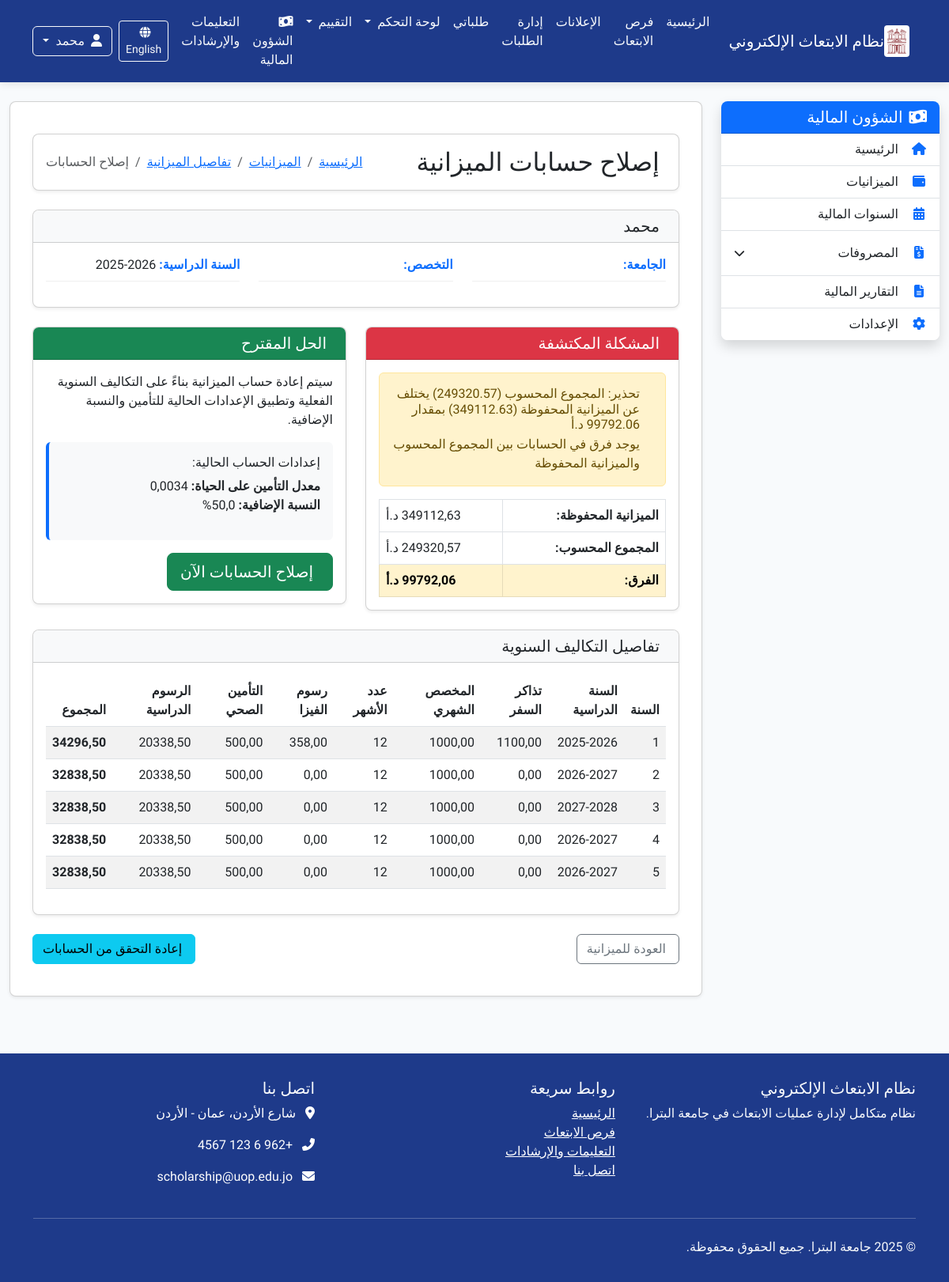
The page /ar/finance/budgets/9/fix-calculation/ (signed in) on the database as committed earlier.
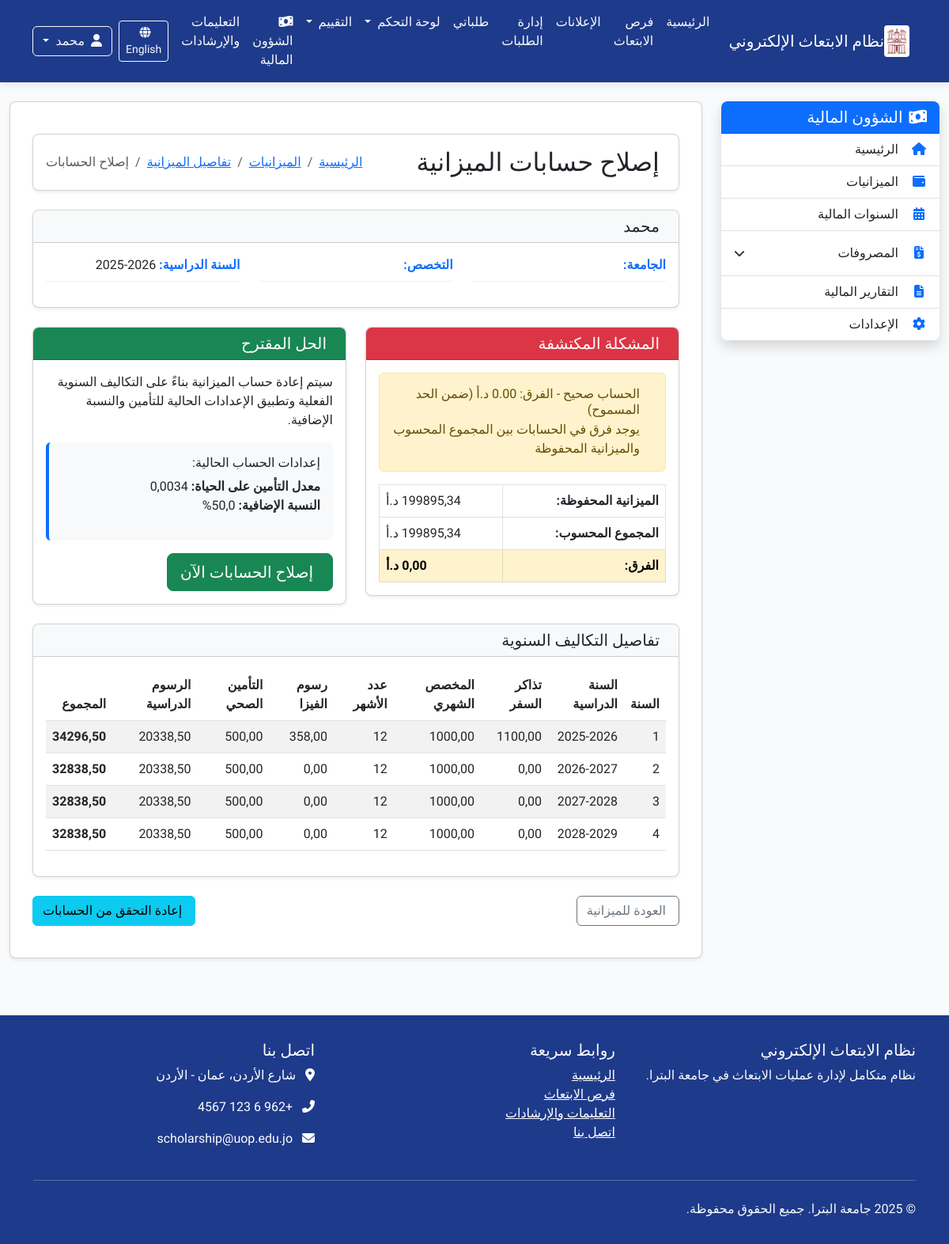
The same page on the database as committed later.
### finance/models.py (models this page shows, shortened)
class YearlyScholarshipCosts(models.Model):
    budget = models.ForeignKey(
        ScholarshipBudget,
        on_delete=models.CASCADE,
        related_name='yearly_costs',
        verbose_name=_('الميزانية')
    )
    fiscal_year = models.ForeignKey(
        'FiscalYear',
        on_delete=models.SET_NULL,
        null=True, blank=True,
        related_name='yearly_scholarship_costs',
        verbose_name=_('السنة المالية')
    )
    year_number = models.PositiveSmallIntegerField(
        validators=[MinValueValidator(1), MaxValueValidator(10)],
        verbose_name=_('رقم السنة'),
        help_text=_('رقم السنة الدراسية (1، 2، 3، إلخ)')
    )
    academic_year = models.CharField(
        max_length=20,
        verbose_name=_('السنة الدراسية'),
        help_text=_('السنة الدراسية (مثال: 2024-2025)')
    )
    travel_tickets = models.DecimalField(
        max_digits=8,
        decimal_places=2,
        default=Decimal('0.00'),
        validators=[MinValueValidator(Decimal('0.00'))],
        verbose_name=_('تذاكر السفر'),
        help_text=_('تكلفة تذاكر السفر للسنة بالدينار الأردني')
    )
    monthly_allowance = models.DecimalField(
        max_digits=8,
        decimal_places=2,
        default=Decimal('1000.00'),
        validators=[MinValueValidator(Decimal('0.01'))],
        verbose_name=_('المخصص الشهري'),
        help_text=_('المبلغ الشهري للمعيشة بالدينار الأردني')
    )
    monthly_duration = models.PositiveSmallIntegerField(
        default=12,
        validators=[MinValueValidator(1), MaxValueValidator(12)],
        verbose_name=_('عدد الأشهر'),
        help_text=_('عدد أشهر صرف المخصص الشهري')
    )
    visa_fees = models.DecimalField(
        max_digits=8,
        decimal_places=2,
        default=Decimal('0.00'),
        validators=[MinValueValidator(Decimal('0.00'))],
        verbose_name=_('رسوم الفيزا'),
        help_text=_('رسوم الحصول على الفيزا بالدينار الأردني')
    )
    health_insurance = models.DecimalField(
        max_digits=8,
        decimal_places=2,
        default=Decimal('500.00'),
        validators=[MinValueValidator(Decimal('0.00'))],
        verbose_name=_('التأمين الصحي'),
        help_text=_('تكلفة التأمين الصحي للسنة بالدينار الأردني')
    )
    tuition_fees_foreign = models.DecimalField(
        max_digits=10,
        decimal_places=2,
        default=Decimal('0.00'),
        validators=[MinValueValidator(Decimal('0.00'))],
        verbose_name=_('الرسوم الدراسية (عملة أجنبية)'),
        help_text=_('الرسوم الدراسية بالعملة الأجنبية')
    )
    tuition_fees_local = models.DecimalField(
        max_digits=10,
        decimal_places=2,
        default=Decimal('0.00'),
        validators=[MinValueValidator(Decimal('0.00'))],
        verbose_name=_('الرسوم الدراسية (دينار أردني)'),
        help_text=_('الرسوم الدراسية بالدينار الأردني')
    )
    created_at = models.DateTimeField(
        auto_now_add=True,
        verbose_name=_('تاريخ الإنشاء')
    )
    updated_at = models.DateTimeField(
        auto_now=True,
        verbose_name=_('تاريخ التحديث')
    )
    notes = models.TextField(
        blank=True,
        verbose_name=_('ملاحظات'),
        help_text=_('ملاحظات خاصة بهذه السنة الدراسية')
    )
    class Meta:
        verbose_name = _('التكاليف السنوية للابتعاث')
        verbose_name_plural = _('التكاليف السنوية للابتعاث')
        ordering = ['budget', 'year_number']
        unique_together = ['budget', 'year_number']
        indexes = [
            models.Index(fields=['budget', 'year_number']),
            models.Index(fields=['fiscal_year']),
            models.Index(fields=['academic_year']),
        ]
    def total_year_cost(self):
        monthly_total = (self.monthly_allowance * self.monthly_duration).quantize(
            Decimal('0.01'), rounding=ROUND_HALF_UP
        )
        total = (
                self.travel_tickets +
                monthly_total +
                self.visa_fees +
                self.health_insurance +
                self.tuition_fees_local
        ).quantize(Decimal('0.01'), rounding=ROUND_HALF_UP)
        return total

### finance/views.py (the view, shortened to what this page needs)
# urls.py: path('budgets/<int:budget_id>/fix-calculation/', views.fix_budget_calculation, name='fix_budget_calculation'),
@login_required
@permission_required('finance.change_scholarshipbudget', raise_exception=True)
def fix_budget_calculation(request, budget_id):
    budget = get_object_or_404(ScholarshipBudget, id=budget_id)
    settings = ScholarshipSettings.objects.first()
    if not settings:
        settings = ScholarshipSettings.objects.create(
            life_insurance_rate=Decimal('0.0034'),
            add_percentage=Decimal('50.0')
        )
    yearly_costs = YearlyScholarshipCosts.objects.filter(budget=budget)
    calculated_total = Decimal('0.00')
    for cost in yearly_costs:
        monthly_total = cost.monthly_allowance * cost.monthly_duration
        year_cost = (
            cost.travel_tickets +
            monthly_total +
            cost.visa_fees +
            cost.health_insurance +
            cost.tuition_fees_local
        )
        calculated_total += year_cost
    if settings.life_insurance_rate > 0:
        insurance = calculated_total * settings.life_insurance_rate
        calculated_total += insurance
    if settings.add_percentage > 0:
        additional = calculated_total * (settings.add_percentage / Decimal('100'))
        calculated_total += additional
    calculated_total = calculated_total.quantize(Decimal('0.01'))
    validation = validate_budget_calculation(budget, calculated_total)
    context = {
        'budget': budget,
        'yearly_costs': yearly_costs,
        'calculated_total': calculated_total,
        'saved_total': budget.total_amount,
        'difference': abs(calculated_total - budget.total_amount),
        'validation': validation,
        'settings': settings,
    }
    return render(request, 'finance/fix_budget_calculation.html', context)

### core/context_processors.py (called while the page is built)
def user_role(request):
    role = 'anonymous'
    if request.user.is_authenticated:
        role = request.user.profile.role
    return {
        'user_role': role
    }

### finance/views.py (called while the page is built)
def validate_budget_calculation(budget, calculated_total, tolerance=Decimal('0.10')):
    saved_total = budget.total_amount
    difference = abs(calculated_total - saved_total)
    if difference > tolerance:
        return {
            'is_valid': False,
            'difference': difference,
            'saved_total': saved_total,
            'calculated_total': calculated_total,
            'message': f"تحذير: المجموع المحسوب ({calculated_total:.2f}) يختلف عن الميزانية المحفوظة ({saved_total:.2f}) بمقدار {difference:.2f} د.أ"
        }
    return {
        'is_valid': True,
        'difference': difference,
        'saved_total': saved_total,
        'calculated_total': calculated_total,
        'message': f"الحساب صحيح - الفرق: {difference:.2f} د.أ (ضمن الحد المسموح)"
    }

### finance/templates/finance/fix_budget_calculation.html (shortened to what the changed rows need)
{% extends "finance/base.html" %}
{% load i18n %}
{% block finance_content %}
<div class="container-fluid py-4">
    <div class="card shadow-sm mb-4">
        <div class="card-body">
            <div class="d-flex justify-content-between align-items-center">
                <h2 class="card-title mb-0">
                    {% trans "إصلاح حسابات الميزانية" %}
                </h2>
            </div>
        </div>
    </div>
    <div class="row mb-4">
        <div class="col-md-6">
            <div class="card shadow-sm">
                <div class="card-body">
                    <div class="alert alert-warning" role="alert">
                        <div class="d-flex align-items-center">
                            <div>
                                <h6 class="mb-1">{{ validation.message }}</h6>
                                <p class="mb-0">
                                    {% trans "يوجد فرق في الحسابات بين المجموع المحسوب والميزانية المحفوظة" %}
                                </p>
                            </div>
                        </div>
                    </div>
                </div>
            </div>
        </div>
    </div>
    <div class="card shadow-sm mb-4">
        <div class="card-body">
            {% if yearly_costs %}
                <div class="table-responsive">
                    <table class="table table-striped">
                        <thead>
                            <tr>
                                <th>{% trans "السنة" %}</th>
                                <th>{% trans "السنة الدراسية" %}</th>
                                <th>{% trans "تذاكر السفر" %}</th>
                                <th>{% trans "المخصص الشهري" %}</th>
                                <th>{% trans "عدد الأشهر" %}</th>
                                <th>{% trans "رسوم الفيزا" %}</th>
                                <th>{% trans "التأمين الصحي" %}</th>
                                <th>{% trans "الرسوم الدراسية" %}</th>
                                <th>{% trans "المجموع" %}</th>
                            </tr>
                        </thead>
                        <tbody>
                            {% for cost in yearly_costs %}
                            <tr>
                                <td>{{ cost.year_number }}</td>
                                <td>{{ cost.academic_year }}</td>
                                <td>{{ cost.travel_tickets|floatformat:2 }}</td>
                                <td>{{ cost.monthly_allowance|floatformat:2 }}</td>
                                <td>{{ cost.monthly_duration }}</td>
                                <td>{{ cost.visa_fees|floatformat:2 }}</td>
                                <td>{{ cost.health_insurance|floatformat:2 }}</td>
                                <td>{{ cost.tuition_fees_local|floatformat:2 }}</td>
                                <td class="fw-bold">{{ cost.total_year_cost|floatformat:2 }}</td>
                            </tr>
                            {% endfor %}
                        </tbody>
                    </table>
                </div>
            {% else %}
                <div class="alert alert-info">
                    <i class="bi bi-info-circle me-2"></i>
                    {% trans "لا توجد تكاليف سنوية مرتبطة بهذه الميزانية" %}
                </div>
            {% endif %}
        </div>
    </div>
</div>
{% endblock %}

Rows that differ between the two databases and show on the page:
removed YearlyScholarshipCosts: year_number "4", academic_year "2026-2027", travel_tickets "0,00", monthly_allowance "1000,00", monthly_duration "12", visa_fees "0,00", health_insurance "500,00", tuition_fees_local "20338,50", total_year_cost "32838,50"
removed YearlyScholarshipCosts: year_number "5", academic_year "2026-2027", travel_tickets "0,00", monthly_allowance "1000,00", monthly_duration "12", visa_fees "0,00", health_insurance "500,00", tuition_fees_local "20338,50", total_year_cost "32838,50"
added YearlyScholarshipCosts: year_number "4", academic_year "2028-2029", travel_tickets "0,00", monthly_allowance "1000,00", monthly_duration "12", visa_fees "0,00", health_insurance "500,00", tuition_fees_local "20338,50", total_year_cost "32838,50"
Other text that changed with them:
{{ validation.message }}: "تحذير: المجموع المحسوب (249320.57) يختلف عن الميزانية المحفوظة (349112.63) بمقدار 99792.06 د.أ" → "الحساب صحيح - الفرق: 0.00 د.أ (ضمن الحد المسموح)"
